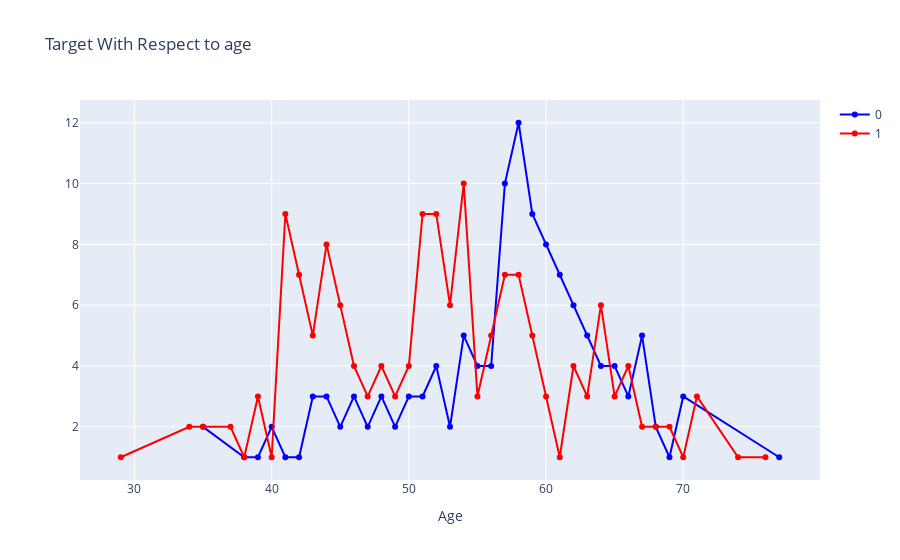

The code cell stored with this chart in its notebook:
### Code cell
col='age'
d1=heart_df_new[heart_df_new['target']==0]
d2=heart_df_new[heart_df_new['target']==1]
v1=d1[col].value_counts().reset_index()
v1=v1.rename(columns={col:'count','index':col})
v1['percent']=v1['count'].apply(lambda x : 100*x/sum(v1['count']))
v1=v1.sort_values(col)
v2=d2[col].value_counts().reset_index()
v2=v2.rename(columns={col:'count','index':col})
v2['percent']=v2['count'].apply(lambda x : 100*x/sum(v2['count']))
v2=v2.sort_values(col)
trace1 = go.Scatter(x=v1[col], y=v1["count"], name=0, marker=dict(color="blue"),mode='lines+markers')
trace2 = go.Scatter(x=v2[col], y=v2["count"], name=1, marker=dict(color="red"),mode='lines+markers')
data = [trace1, trace2]
layout={'title':"Target With Respect to age",'xaxis':{'title':"Age"}}
fig = go.Figure(data, layout=layout)
iplot(fig)

### Figure 1 — Plotly figure (JSON) as saved in the notebook; plotly's stock layout.template omitted (floating-point values rounded to 4 significant figures)
{"data": [{"marker": {"color": "blue"}, "mode": "lines+markers", "name": "0", "type": "scatter", "x": [35, 38, 39, 40, 41, 42, 43, 44, 45, 46, 47, 48, 49, 50, 51, 52, 53, 54, 55, 56, 57, 58, 59, 60, 61, 62, 63, 64, 65, 66, 67, 68, 69, 70, 77], "y": [2, 1, 1, 2, 1, 1, 3, 3, 2, 3, 2, 3, 2, 3, 3, 4, 2, 5, 4, 4, 10, 12, 9, 8, 7, 6, 5, 4, 4, 3, 5, 2, 1, 3, 1]}, {"marker": {"color": "red"}, "mode": "lines+markers", "name": "1", "type": "scatter", "x": [29, 34, 35, 37, 38, 39, 40, 41, 42, 43, 44, 45, 46, 47, 48, 49, 50, 51, 52, 53, 54, 55, 56, 57, 58, 59, 60, 61, 62, 63, 64, 65, 66, 67, 68, 69, 70, 71, 74, 76], "y": [1, 2, 2, 2, 1, 3, 1, 9, 7, 5, 8, 6, 4, 3, 4, 3, 4, 9, 9, 6, 10, 3, 5, 7, 7, 5, 3, 1, 4, 3, 6, 3, 4, 2, 2, 2, 1, 3, 1, 1]}], "layout": {"title": {"text": "Target With Respect to age"}, "xaxis": {"title": {"text": "Age"}}}}
